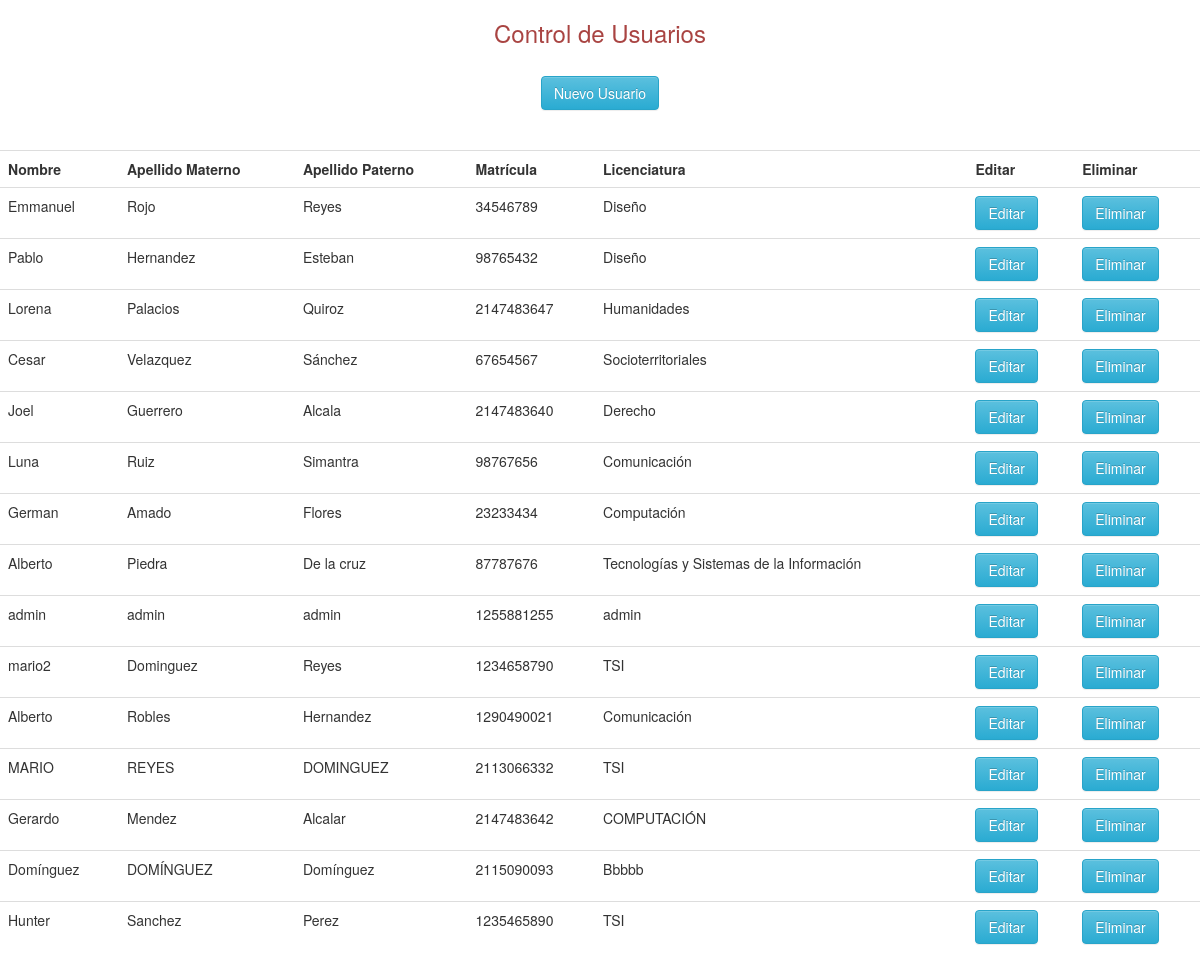
The page /admin/abc.php on the database its author committed.
### tables this page shows
CREATE TABLE `alumnos` (
  `id` int(11) NOT NULL,
  `matricula` int(15) NOT NULL,
  `apPaterno` varchar(50) NOT NULL,
  `apMaterno` varchar(50) NOT NULL,
  `nombre` varchar(50) NOT NULL,
  `licenciatura` varchar(50) NOT NULL,
  `taller` varchar(30) DEFAULT NULL,
  `t1` varchar(4) DEFAULT NULL,
  `t2` varchar(4) DEFAULT NULL,
  `t3` varchar(4) DEFAULT NULL
);

### admin/class/user.php (called while the page is built, shortened)
<?php
class User {
 public static function Recover_Users(){
   $conection = new Conexion();
   $consult = $conection->prepare('SELECT * FROM ' . self::TABLA . '');
   $consult->execute();
   $values = $consult->fetchAll();
   return $values;
   }
}
 ?>

### admin/abc.php (the view, shortened to what this page needs)
<?php
	require("class/user.php");
	$us=User::Recover_Users();
?>
<!DOCTYPE html>
<html>
<head>
    <link rel="stylesheet" type="text/css" href="/Proyect_Metodologias/css/bootstrap.min.css">
    <link rel="stylesheet" type="text/css" href="/Proyect_Metodologias/css/bootstrap-theme.css">
</head>
<body>
<h3 class="text-danger" align="center">Control de Usuarios</h3><br>
<center><a href="nuevo"><button class='btn btn-info'>Nuevo Usuario</button></a></center>
<br><br>
<table  class="table table-hover">
	<th>Nombre</th>
	<th>Apellido Materno</th>
	<th>Apellido Paterno</th>
	<th>Matrícula</th>
	<th>Licenciatura</th>
	<th>Editar</th>
	<th>Eliminar</th>
<?php
	foreach ($us as  $value) {
		echo "<tr>";
		echo "<td>".utf8_encode($value['nombre'])."</td>";
		echo "<td>".utf8_encode($value['apMaterno'])."</td>";
		echo "<td>".utf8_encode($value['apPaterno'])."</td>";
		echo "<td>".utf8_encode($value['matricula'])."</td>";
		echo "<td>".utf8_encode($value['licenciatura'])."</td>";
		$value2=$value['id'];
		echo "<td> <a href='cambios.php?id=$value2'><button class='btn btn-info'> Editar</button></a></td>";
		echo "<td> <a href='eliminar.php?id=$value2'><button class='btn btn-info'> Eliminar</button></a></td>";
		echo "</tr>";
	}
?>
</table>
</body>
</html>

### rows shown on the page
alumnos: nombre "Emmanuel", apMaterno "Rojo", apPaterno "Reyes", matricula "34546789", licenciatura "Diseño"
alumnos: nombre "Pablo", apMaterno "Hernandez", apPaterno "Esteban", matricula "98765432", licenciatura "Diseño"
alumnos: nombre "Lorena", apMaterno "Palacios", apPaterno "Quiroz", matricula "2147483647", licenciatura "Humanidades"
alumnos: nombre "Cesar", apMaterno "Velazquez", apPaterno "Sánchez", matricula "67654567", licenciatura "Socioterritoriales"
alumnos: nombre "Joel", apMaterno "Guerrero", apPaterno "Alcala", matricula "2147483640", licenciatura "Derecho"
alumnos: nombre "Luna", apMaterno "Ruiz", apPaterno "Simantra", matricula "98767656", licenciatura "Comunicación"
alumnos: nombre "German", apMaterno "Amado", apPaterno "Flores", matricula "23233434", licenciatura "Computación"
alumnos: nombre "Alberto", apMaterno "Piedra", apPaterno "De la cruz", matricula "87787676", licenciatura "Tecnologías y Sistemas de la Información"
alumnos: nombre "admin", apMaterno "admin", apPaterno "admin", matricula "1255881255", licenciatura "admin"
alumnos: nombre "mario2", apMaterno "Dominguez", apPaterno "Reyes", matricula "1234658790", licenciatura "TSI"
alumnos: nombre "Alberto", apMaterno "Robles", apPaterno "Hernandez", matricula "1290490021", licenciatura "Comunicación"
alumnos: nombre "MARIO", apMaterno "REYES", apPaterno "DOMINGUEZ", matricula "2113066332", licenciatura "TSI"
alumnos: nombre "Gerardo", apMaterno "Mendez", apPaterno "Alcalar", matricula "2147483642", licenciatura "COMPUTACIÓN"
alumnos: nombre "Domínguez", apMaterno "DOMÍNGUEZ", apPaterno "Domínguez", matricula "2115090093", licenciatura "Bbbbb"
alumnos: nombre "Hunter", apMaterno "Sanchez", apPaterno "Perez", matricula "1235465890", licenciatura "TSI"
